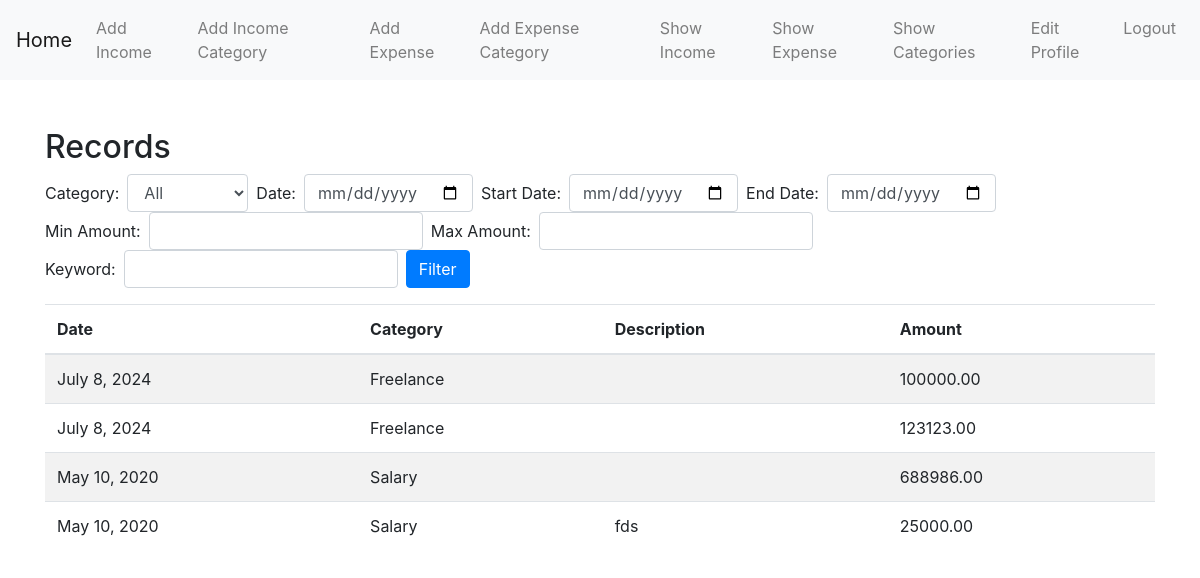
The page /show/income (signed in) on the database as committed earlier.
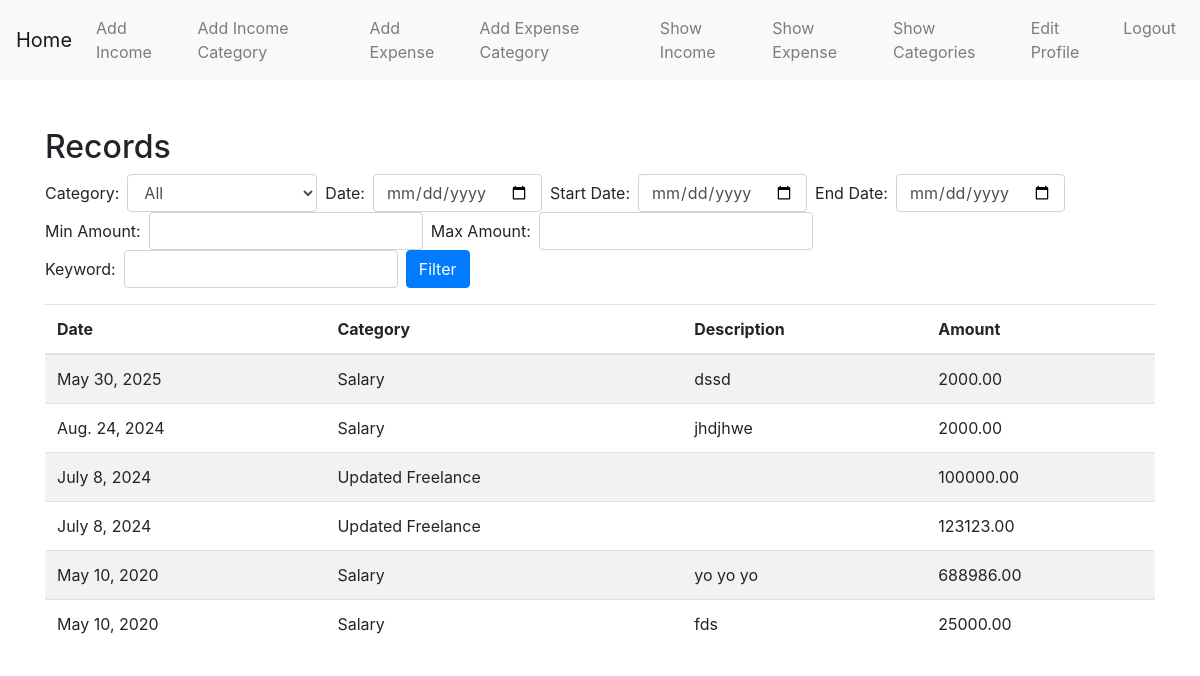
The same page on the database as committed later.
### tracker/models.py (models this page shows, shortened)
class Income(models.Model):
    category = models.ForeignKey(IncomeCategory, on_delete=models.CASCADE)
    amount = models.DecimalField(max_digits=10 , decimal_places=2)
    description = models.CharField(max_length=300 , blank= True)
    date = models.DateField()

class IncomeCategory(models.Model):
    name = models.CharField(max_length=300, unique=True)
    user = models.ForeignKey(User , on_delete=models.CASCADE)

### tracker/views.py (the view)
# urls.py: path('show/income', views.showdb , {'database' : models.Income , 'datacategory': models.IncomeCategory}, name= 'showincome' ),
@login_required
def showdb(request, database, datacategory):
    query = database.objects.filter(category__user = request.user)
    category_queryset = datacategory.objects.filter(user = request.user)
    cat_filter = request.GET.getlist('category')
    date_filter = request.GET.get('date')
    start_date_filter = request.GET.get('start_date')
    end_date_filter = request.GET.get('end_date')
    min_amount_filter = request.GET.get('min_amount')
    max_amount_filter = request.GET.get('max_amount')
    keyword_filter = request.GET.get('keyword')
    if cat_filter:
        query = query.filter(category__name__in=cat_filter)
    if date_filter:
        query = query.filter(date=date_filter)
    if start_date_filter and end_date_filter:
        query = query.filter(date__range=[start_date_filter, end_date_filter])
    if min_amount_filter:
        query = query.filter(amount__gte=min_amount_filter)
    if max_amount_filter:
        query = query.filter(amount__lte=max_amount_filter)
    if keyword_filter:
        query = query.filter(description__icontains=keyword_filter)
    context = {
        'data': query.order_by('-date'),
        'category': category_queryset,
        'selectedcategory' : cat_filter
    }
    return render(request, 'datas.html', context)

### templates/datas.html (shortened to what this page needs)
{% extends 'base.html' %}
{% block content %}
<h2>Records</h2>
<form method="get" class="form-inline mb-3">
    <div class="form-group mr-2">
        <label for="category" class="mr-2">Category:</label>
        <select id="category" name="category" class="form-control">
            <option value="">All</option>
        </select>
    </div>
    <div class="form-group mr-2">
        <label for="date" class="mr-2">Date:</label>
        <input type="date" id="date" name="date" class="form-control">
    </div>
    <div class="form-group mr-2">
        <label for="start_date" class="mr-2">Start Date:</label>
        <input type="date" id="start_date" name="start_date" class="form-control">
    </div>
    <div class="form-group mr-2">
        <label for="end_date" class="mr-2">End Date:</label>
        <input type="date" id="end_date" name="end_date" class="form-control">
    </div>
    <div class="form-group mr-2">
        <label for="min_amount" class="mr-2">Min Amount:</label>
        <input type="number" id="min_amount" name="min_amount" class="form-control">
    </div>
    <div class="form-group mr-2">
        <label for="max_amount" class="mr-2">Max Amount:</label>
        <input type="number" id="max_amount" name="max_amount" class="form-control">
    </div>
    <div class="form-group mr-2">
        <label for="keyword" class="mr-2">Keyword:</label>
        <input type="text" id="keyword" name="keyword" class="form-control">
    </div>
    <button type="submit" class="btn btn-primary">Filter</button>
</form>
<table class="table table-striped">
    <thead>
        <tr>
            <th>Date</th>
            <th>Category</th>
            <th>Description</th>
            <th>Amount</th>
        </tr>
    </thead>
    <tbody>
        {% for record in data %}
        <tr>
            <td>{{ record.date }}</td>
            <td>{{ record.category.name }}</td>
            <td>{{ record.description }}</td>
            <td>{{ record.amount }}</td>
        </tr>
        {% endfor %}
    </tbody>
</table>
{% endblock %}

### templates/base.html (shortened to what this page needs)
<!DOCTYPE html>
<html lang="en">
<head>
    <link href="https://stackpath.bootstrapcdn.com/bootstrap/4.5.2/css/bootstrap.min.css" rel="stylesheet">
</head>
<body>
    <nav class="navbar navbar-expand-lg navbar-light bg-light">
        <a class="navbar-brand" href="{% url 'home' %}">Home</a>
        <div class="collapse navbar-collapse" id="navbarNav">
            <ul class="navbar-nav ml-auto">
                {% if user.is_authenticated %}
                    <li class="nav-item">
                        <a class="nav-link" href="{% url 'addincome' %}">Add Income</a>
                    </li>
                    <li class="nav-item">
                        <a class="nav-link" href="{% url 'addincomecategory' %}">Add Income Category</a>
                    </li>
                    <li class="nav-item">
                        <a class="nav-link" href="{% url 'addexpense' %}">Add Expense</a>
                    </li>
                    <li class="nav-item">
                        <a class="nav-link" href="{% url 'addexpensecategory' %}">Add Expense Category</a>
                    </li>
                    <li class="nav-item">
                        <a class="nav-link" href="{% url 'showincome' %}">Show Income</a>
                    </li>
                    <li class="nav-item">
                        <a class="nav-link" href="{% url 'showexpense' %}">Show Expense</a>
                    </li>
                    <li class="nav-item">
                        <a class="nav-link" href="{% url 'showcategory' %}">Show Categories</a>
                    </li>
                    <li class="nav-item">
                        <a class="nav-link" href="{% url 'edituser' %}">Edit Profile</a>
                    </li>
                    <li class="nav-item">
                        <a class="nav-link" href="{% url 'logout' %}">Logout</a>
                    </li>
                {% endif %}
            </ul>
        </div>
    </nav>
    <div class="container mt-5">
        {% block content %}
        {% endblock %}
    </div>
</body>
</html>

Rows that differ between the two databases and show on the page:
added Income: date "May 30, 2025", category.name "Salary", description "dssd", amount "2000.00"
added Income: date "Aug. 24, 2024", category.name "Salary", description "jhdjhwe", amount "2000.00"
changed through a linked row, Income (number 3 of 6 on the later page): category.name "Freelance" → "Updated Freelance"
changed through a linked row, Income (number 4 of 6 on the later page): category.name "Freelance" → "Updated Freelance"
changed Income (number 5 of 6 on the later page): description (not shown) → "yo yo yo"
